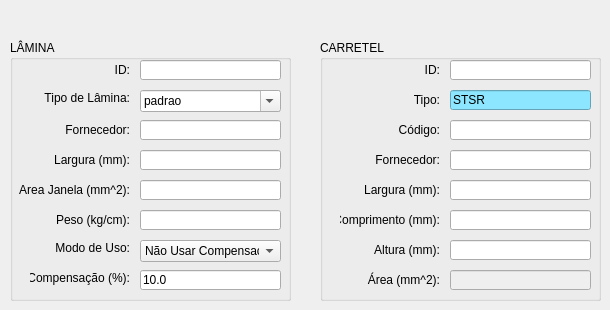
    <widget class="QWidget" name="tab_laminaBobbin">
     <attribute name="title">
      <string>Lâmina / Carretel</string>
     </attribute>
     <widget class="QGroupBox" name="groupBox_lamina">
      <property name="geometry">
       <rect>
        <x>10</x>
        <y>40</y>
        <width>281</width>
        <height>261</height>
       </rect>
      </property>
      <property name="title">
       <string>LÂMINA</string>
      </property>
      <widget class="QLineEdit" name="lineEdit_laminaCompensation">
       <property name="geometry">
        <rect>
         <x>130</x>
         <y>230</y>
         <width>141</width>
         <height>20</height>
        </rect>
       </property>
       <property name="text">
        <string>10.0</string>
       </property>
      </widget>
      <widget class="QLineEdit" name="lineEdit_laminaWidth">
       <property name="geometry">
        <rect>
         <x>130</x>
         <y>110</y>
         <width>141</width>
         <height>20</height>
        </rect>
       </property>
      </widget>
      <widget class="QLineEdit" name="lineEdit_laminaArea">
       <property name="geometry">
        <rect>
         <x>130</x>
         <y>140</y>
         <width>141</width>
         <height>20</height>
        </rect>
       </property>
      </widget>
      <widget class="QComboBox" name="comboBox_laminaType">
       <property name="geometry">
        <rect>
         <x>130</x>
         <y>50</y>
         <width>141</width>
         <height>22</height>
        </rect>
       </property>
       <property name="styleSheet">
        <string notr="true"/>
       </property>
       <property name="editable">
        <bool>true</bool>
       </property>
       <item>
        <property name="text">
         <string>padrao</string>
        </property>
       </item>
       <item>
        <property name="text">
         <string>comprida</string>
        </property>
       </item>
      </widget>
      <widget class="QLineEdit" name="lineEdit_laminaWeight">
       <property name="geometry">
        <rect>
         <x>130</x>
         <y>170</y>
         <width>141</width>
         <height>20</height>
        </rect>
       </property>
      </widget>
      <widget class="QLabel" name="label_laminaWeight">
       <property name="geometry">
        <rect>
         <x>20</x>
         <y>170</y>
         <width>100</width>
         <height>20</height>
        </rect>
       </property>
       <property name="text">
        <string>Peso (kg/cm):</string>
       </property>
       <property name="alignment">
        <set>Qt::AlignRight|Qt::AlignTrailing|Qt::AlignVCenter</set>
       </property>
      </widget>
      <widget class="QLabel" name="label_laminaWidth">
       <property name="geometry">
        <rect>
         <x>20</x>
         <y>110</y>
         <width>100</width>
         <height>20</height>
        </rect>
       </property>
       <property name="text">
        <string>Largura (mm):</string>
       </property>
       <property name="alignment">
        <set>Qt::AlignRight|Qt::AlignTrailing|Qt::AlignVCenter</set>
       </property>
      </widget>
      <widget class="QLabel" name="label_laminaType">
       <property name="geometry">
        <rect>
         <x>20</x>
         <y>50</y>
         <width>100</width>
         <height>16</height>
        </rect>
       </property>
       <property name="text">
        <string>Tipo de Lâmina:</string>
       </property>
       <property name="alignment">
        <set>Qt::AlignRight|Qt::AlignTrailing|Qt::AlignVCenter</set>
       </property>
      </widget>
      <widget class="QLineEdit" name="lineEdit_laminaID">
       <property name="geometry">
        <rect>
         <x>130</x>
         <y>20</y>
         <width>141</width>
         <height>20</height>
        </rect>
       </property>
      </widget>
      <widget class="QLabel" name="label_laminaArea">
       <property name="geometry">
        <rect>
         <x>9</x>
         <y>140</y>
         <width>111</width>
         <height>20</height>
        </rect>
       </property>
       <property name="text">
        <string>Area Janela (mm^2):</string>
       </property>
       <property name="alignment">
        <set>Qt::AlignRight|Qt::AlignTrailing|Qt::AlignVCenter</set>
       </property>
      </widget>
      <widget class="QLabel" name="label_laminaID">
       <property name="geometry">
        <rect>
         <x>20</x>
         <y>20</y>
         <width>100</width>
         <height>20</height>
        </rect>
       </property>
       <property name="text">
        <string>ID:</string>
       </property>
       <property name="alignment">
        <set>Qt::AlignRight|Qt::AlignTrailing|Qt::AlignVCenter</set>
       </property>
      </widget>
      <widget class="QLabel" name="label_laminaCompensation">
       <property name="geometry">
        <rect>
         <x>20</x>
         <y>230</y>
         <width>100</width>
         <height>16</height>
        </rect>
       </property>
       <property name="text">
        <string>Compensação (%):</string>
       </property>
       <property name="alignment">
        <set>Qt::AlignRight|Qt::AlignTrailing|Qt::AlignVCenter</set>
       </property>
      </widget>
      <widget class="QLineEdit" name="lineEdit_laminaProvider">
       <property name="geometry">
        <rect>
         <x>130</x>
         <y>80</y>
         <width>141</width>
         <height>20</height>
        </rect>
       </property>
       <property name="text">
        <string/>
       </property>
      </widget>
      <widget class="QLabel" name="label_laminaProvider">
       <property name="geometry">
        <rect>
         <x>20</x>
         <y>80</y>
         <width>100</width>
         <height>20</height>
        </rect>
       </property>
       <property name="text">
        <string>Fornecedor:</string>
       </property>
       <property name="alignment">
        <set>Qt::AlignRight|Qt::AlignTrailing|Qt::AlignVCenter</set>
       </property>
      </widget>
      <widget class="QLabel" name="label_laminaCompensationUsar">
       <property name="geometry">
        <rect>
         <x>20</x>
         <y>200</y>
         <width>100</width>
         <height>16</height>
        </rect>
       </property>
       <property name="text">
        <string>Modo de Uso:</string>
       </property>
       <property name="alignment">
        <set>Qt::AlignRight|Qt::AlignTrailing|Qt::AlignVCenter</set>
       </property>
      </widget>
      <widget class="QComboBox" name="comboBox_useMode">
       <property name="geometry">
        <rect>
         <x>130</x>
         <y>200</y>
         <width>141</width>
         <height>22</height>
        </rect>
       </property>
       <item>
        <property name="text">
         <string>Não Usar Compensação</string>
        </property>
       </item>
       <item>
        <property name="text">
         <string>Usar Compensação Lâmina</string>
        </property>
       </item>
       <item>
        <property name="text">
         <string>Usar Compensação Campo</string>
        </property>
       </item>
      </widget>
     </widget>
     <widget class="QGroupBox" name="groupBox_bobbin">
      <property name="geometry">
       <rect>
        <x>320</x>
        <y>40</y>
        <width>281</width>
        <height>261</height>
       </rect>
      </property>
      <property name="title">
       <string>CARRETEL</string>
      </property>
      <widget class="QLabel" name="label_bobbinArea">
       <property name="geometry">
        <rect>
         <x>20</x>
         <y>230</y>
         <width>100</width>
         <height>20</height>
        </rect>
       </property>
       <property name="text">
        <string>Área (mm^2):</string>
       </property>
       <property name="alignment">
        <set>Qt::AlignRight|Qt::AlignTrailing|Qt::AlignVCenter</set>
       </property>
      </widget>
      <widget class="QLineEdit" name="lineEdit_bobbinCode">
       <property name="geometry">
        <rect>
         <x>130</x>
         <y>80</y>
         <width>141</width>
         <height>20</height>
        </rect>
       </property>
       <property name="text">
        <string/>
       </property>
      </widget>
      <widget class="QLabel" name="label_bobbinLength">
       <property name="geometry">
        <rect>
         <x>20</x>
         <y>170</y>
         <width>100</width>
         <height>20</height>
        </rect>
       </property>
       <property name="text">
        <string>Comprimento (mm):</string>
       </property>
       <property name="alignment">
        <set>Qt::AlignRight|Qt::AlignTrailing|Qt::AlignVCenter</set>
       </property>
      </widget>
      <widget class="QLineEdit" name="lineEdit_bobbinHeight">
       <property name="geometry">
        <rect>
         <x>130</x>
         <y>200</y>
         <width>141</width>
         <height>20</height>
        </rect>
       </property>
       <property name="text">
        <string/>
       </property>
      </widget>
      <widget class="QLineEdit" name="lineEdit_bobbinLength">
       <property name="geometry">
        <rect>
         <x>130</x>
         <y>170</y>
         <width>141</width>
         <height>20</height>
        </rect>
       </property>
       <property name="text">
        <string/>
       </property>
      </widget>
      <widget class="QLabel" name="label_bobbinHeight">
       <property name="geometry">
        <rect>
         <x>20</x>
         <y>200</y>
         <width>100</width>
         <height>20</height>
        </rect>
       </property>
       <property name="text">
        <string>Altura (mm):</string>
       </property>
       <property name="alignment">
        <set>Qt::AlignRight|Qt::AlignTrailing|Qt::AlignVCenter</set>
       </property>
      </widget>
      <widget class="QLabel" name="label_bobbinCode">
       <property name="geometry">
        <rect>
         <x>20</x>
         <y>80</y>
         <width>100</width>
         <height>20</height>
        </rect>
       </property>
       <property name="text">
        <string>Código:</string>
       </property>
       <property name="alignment">
        <set>Qt::AlignRight|Qt::AlignTrailing|Qt::AlignVCenter</set>
       </property>
      </widget>
      <widget class="QLabel" name="label_bobbinID">
       <property name="geometry">
        <rect>
         <x>20</x>
         <y>20</y>
         <width>100</width>
         <height>20</height>
        </rect>
       </property>
       <property name="text">
        <string>ID:</string>
       </property>
       <property name="alignment">
        <set>Qt::AlignRight|Qt::AlignTrailing|Qt::AlignVCenter</set>
       </property>
      </widget>
      <widget class="QLineEdit" name="lineEdit_bobbinArea">
       <property name="enabled">
        <bool>false</bool>
       </property>
       <property name="geometry">
        <rect>
         <x>130</x>
         <y>230</y>
         <width>141</width>
         <height>20</height>
        </rect>
       </property>
       <property name="text">
        <string/>
       </property>
       <property name="readOnly">
        <bool>true</bool>
       </property>
      </widget>
      <widget class="QLabel" name="label_bobbinWidth">
       <property name="geometry">
        <rect>
         <x>20</x>
         <y>140</y>
         <width>100</width>
         <height>20</height>
        </rect>
       </property>
       <property name="text">
        <string>Largura (mm):</string>
       </property>
       <property name="alignment">
        <set>Qt::AlignRight|Qt::AlignTrailing|Qt::AlignVCenter</set>
       </property>
      </widget>
      <widget class="QLineEdit" name="lineEdit_bobbinProvider">
       <property name="geometry">
        <rect>
         <x>130</x>
         <y>110</y>
         <width>141</width>
         <height>20</height>
        </rect>
       </property>
       <property name="text">
        <string/>
       </property>
      </widget>
      <widget class="QLineEdit" name="lineEdit_bobbinType">
       <property name="geometry">
        <rect>
         <x>130</x>
         <y>50</y>
         <width>141</width>
         <height>20</height>
        </rect>
       </property>
       <property name="styleSheet">
        <string notr="true">background-color: rgb(140, 230, 255);</string>
       </property>
       <property name="text">
        <string>STSR</string>
       </property>
      </widget>
      <widget class="QLineEdit" name="lineEdit_bobbinID">
       <property name="geometry">
        <rect>
         <x>130</x>
         <y>20</y>
         <width>141</width>
         <height>20</height>
        </rect>
       </property>
      </widget>
      <widget class="QLabel" name="label_bobbinProvider">
       <property name="geometry">
        <rect>
         <x>20</x>
         <y>110</y>
         <width>100</width>
         <height>20</height>
        </rect>
       </property>
       <property name="text">
        <string>Fornecedor:</string>
       </property>
       <property name="alignment">
        <set>Qt::AlignRight|Qt::AlignTrailing|Qt::AlignVCenter</set>
       </property>
      </widget>
      <widget class="QLineEdit" name="lineEdit_bobbinWidth">
       <property name="geometry">
        <rect>
         <x>130</x>
         <y>140</y>
         <width>141</width>
         <height>20</height>
        </rect>
       </property>
       <property name="text">
        <string/>
       </property>
      </widget>
      <widget class="QLabel" name="label_bobbinType">
       <property name="geometry">
        <rect>
         <x>20</x>
         <y>50</y>
         <width>100</width>
         <height>20</height>
        </rect>
       </property>
       <property name="text">
        <string>Tipo:</string>
       </property>
       <property name="alignment">
        <set>Qt::AlignRight|Qt::AlignTrailing|Qt::AlignVCenter</set>
       </property>
      </widget>
     </widget>
    </widget>
